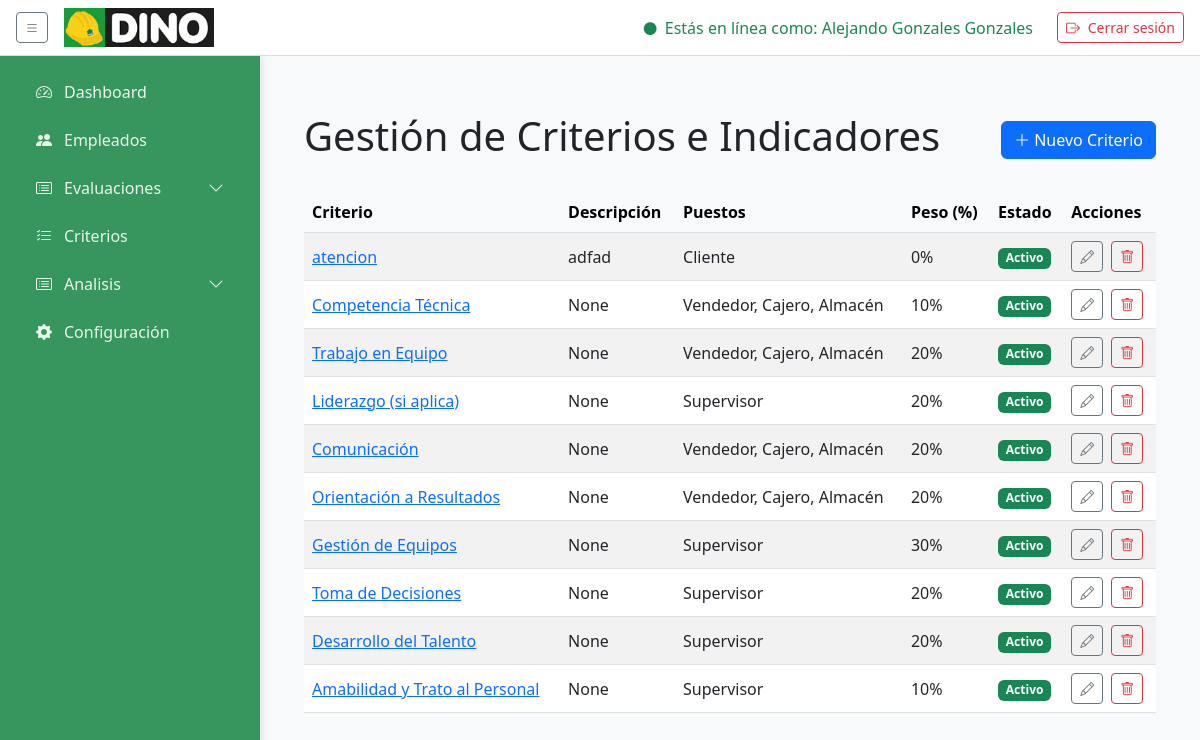
Screenshot of /criterios/ (signed in) with the database file from the repository.
### core/models.py (models this page shows, shortened)
class Usuario(AbstractUser):
    """
    Modelo personalizado para el usuario, heredando de AbstractUser.
    Este modelo ahora solo contiene los campos estándar del usuario.
    """

class Criterio(models.Model):
    nombre      = models.CharField(max_length=100, default='Sin nombre')
    descripcion = models.CharField(max_length=200, blank=True, null=True)
    puestos     = models.ManyToManyField(Puesto, related_name='criterios')
    rango_min   = models.IntegerField()
    rango_max   = models.IntegerField()
    peso        = models.PositiveIntegerField('Peso (%)', default=0,
                    help_text='Porcentaje que aporta este criterio')
    ESTADO_CHOICES = [
        ('Activo',   'Activo'),
        ('Inactivo', 'Inactivo'),
    ]
    estado      = models.CharField(max_length=10, choices=ESTADO_CHOICES,
                    default='Activo')

class Puesto(models.Model):
    nombre = models.CharField(max_length=50, unique=True)
    descripcion = models.TextField(blank=True, null=True)

### core/views.py (the view)
# urls.py: path('criterios/',                    views.lista_criterios,   name='lista_criterios'),
@login_required
def lista_criterios(request):
    criterios = Criterio.objects.all()
    return render(request, 'criterios/lista_criterios.html', {
        'criterios': criterios
    })

### templates/criterios/lista_criterios.html (shortened to what this page needs)
{% extends "base/base.html" %}
{% load static %}
{% block content %}
<!DOCTYPE html>
<html lang="es">
<head>
  <link href="https://cdn.jsdelivr.net/npm/bootstrap@5.3.0/dist/css/bootstrap.min.css" rel="stylesheet">
  <link href="https://cdn.jsdelivr.net/npm/bootstrap-icons@1.10.5/font/bootstrap-icons.css" rel="stylesheet">
</head>
<body class="bg-light">
  <div class="container py-4">
    <div class="d-flex justify-content-between align-items-center mb-4">
      <h1>Gestión de Criterios e Indicadores</h1>
      <a href="{% url 'nuevo_criterio' %}" class="btn btn-primary">
        <i class="bi bi-plus-lg"></i> Nuevo Criterio
      </a>
    </div>
    <table class="table table-striped align-middle">
      <thead class="table-light">
        <tr>
          <th>Criterio</th>
          <th>Descripción</th>
          <th>Puestos</th>
          <th>Peso (%)</th>
          <th>Estado</th>
          <th>Acciones</th>
        </tr>
      </thead>
      <tbody>
      {% for c in criterios %}
        <tr>
          <td>
            <a href="{% url 'detalle_criterio' c.pk %}">
              {{ c.nombre }}
            </a>
          </td>
          <td>{{ c.descripcion }}</td>
          <td>
            {% for p in c.puestos.all %}
              {{ p.nombre }}{% if not forloop.last %}, {% endif %}
            {% endfor %}
          </td>
          <td>{{ c.peso }}%</td>
          <td>
            {% if c.estado == 'Activo' %}
              <span class="badge bg-success">Activo</span>
            {% else %}
              <span class="badge bg-secondary">Inactivo</span>
            {% endif %}
          </td>
          <td>
            <a href="{% url 'editar_criterio' c.pk %}" class="btn btn-sm btn-outline-secondary me-1">
              <i class="bi bi-pencil"></i>
            </a>
            <a href="{% url 'eliminar_criterio' c.pk %}" class="btn btn-sm btn-outline-danger">
              <i class="bi bi-trash"></i>
            </a>
          </td>
        </tr>
      {% empty %}
        <tr>
          <td colspan="6" class="text-center text-muted">
            No hay criterios registrados.
          </td>
        </tr>
      {% endfor %}
      </tbody>
    </table>
  </div>
</body>
</html>
{% endblock %}

### templates/base/base.html (shortened to what this page needs)
{% load static %}
<!DOCTYPE html>
<html lang="es">
<head>
    <link href="https://cdn.jsdelivr.net/npm/bootstrap@5.3.0/dist/css/bootstrap.min.css" rel="stylesheet" />
    <link href="https://cdn.jsdelivr.net/npm/bootstrap-icons@1.10.5/font/bootstrap-icons.css" rel="stylesheet" />
</head>
<body>
    <nav class="navbar d-flex justify-content-between align-items-center">
        <div class="d-flex align-items-center">
            <button id="sidebarToggle" class="btn btn-outline-secondary btn-sm me-3">
                <i class="bi bi-list"></i>
            </button>
            <a class="navbar-brand">
                <img src="{% static 'img/logo_dino.png' %}" alt="Logo Dino">
            </a>
        </div>
        <div class="d-flex align-items-center">
            <span class="text-success me-4">
                <i class="bi bi-circle-fill me-1" style="font-size:.8rem;"></i> Estás en línea como:
                {{ request.user.get_full_name|default:request.user.username }}
            </span>
            <form id="logoutForm" method="post" action="{% url 'index' %}">
                <button type="submit" class="btn btn-outline-danger btn-sm">
                    <i class="bi bi-box-arrow-right me-1"></i> Cerrar sesión
                </button>
            </form>
        </div>
    </nav>
    {% with request.resolver_match.url_name as view_name %}
    <div class="d-flex main">
        <aside class="sidebar" id="sidebar">
            <ul class="nav flex-column">
                <li class="nav-item">
                    <a href="{% url 'admin_dashboard' %}"
                        class="nav-link {% if view_name == 'admin_dashboard' %}active{% endif %}">
                        <i class="bi bi-speedometer2"></i><span>Dashboard</span>
                    </a>
                </li>
                <li class="nav-item">
                    <a href="{% url 'gestion_empleados' %}"
                        class="nav-link {% if view_name == 'gestion_empleados' %}active{% endif %}">
                        <i class="bi bi-people-fill"></i><span>Empleados</span>
                    </a>
                </li>
                <li
                    class="nav-item has-submenu {% if view_name == 'lista_evaluaciones' or view_name == 'realizar_autoevaluacion' %}submenu-open{% endif %}">
                    <a href="#" class="nav-link submenu-toggle">
                        <i class="bi bi-card-list"></i><span>Evaluaciones</span>
                        <i class="bi bi-chevron-down ms-auto"></i>
                    </a>
                </li>
                <li class="nav-item">
                    <a href="{% url 'lista_criterios' %}"
                        class="nav-link {% if view_name == 'lista_criterios' %}active{% endif %}">
                        <i class="bi bi-list-check"></i><span>Criterios</span>
                    </a>
                </li>
                <li
                    class="nav-item has-submenu {% if view_name == 'lista_evaluaciones' or view_name == 'realizar_autoevaluacion' %}submenu-open{% endif %}">
                    <a href="#" class="nav-link submenu-toggle">
                        <i class="bi bi-card-list"></i><span>Analisis</span>
                        <i class="bi bi-chevron-down ms-auto"></i>
                    </a>
                </li>
                <li class="nav-item">
                    <a href="{% url 'admin_dashboard' %}"
                        class="nav-link {% if view_name == 'configuracion' %}active{% endif %}">
                        <i class="bi bi-gear-fill"></i><span>Configuración</span>
                    </a>
                </li>
            </ul>
        </aside>
        <main class="content">
            {% block content %}{% endblock %}
        </main>
    </div>
    {% endwith %}
</body>
</html>

### templates/base/base.html (style rules this page uses)
:root { --sidebar-width: 260px; --sidebar-collapsed: 80px; --primary: #36965e; --bg: #f9f9f9; --tre: #17973C; --secundary: #000000; --shadow: rgba(0, 0, 0, 0.1); }
html, body { margin: 0; padding: 0; height: 100%; background: var(--bg); font-family: 'Lato', sans-serif; }
.d-flex.main { height: calc(100vh - 56px); }
aside.sidebar { position: fixed; top: 56px; left: 0; bottom: 0; width: var(--sidebar-width); background: black; color: #fff; padding: 1rem; box-shadow: 2px 0 8px var(--shadow); transition: width .3s; z-index: 1050; }
aside.sidebar .nav-link { color: rgba(255, 255, 255, 0.9); margin-bottom: .5rem; border-radius: 6px; display: flex; align-items: center; gap: .5rem; white-space: nowrap; overflow: hidden; }
aside.sidebar .nav-link i { min-width: 24px; text-align: center; }
aside.sidebar .nav-link span { transition: opacity .3s; }
main.content { margin-top: 56px; margin-left: var(--sidebar-width); padding: 2rem; transition: margin-left .3s; position: relative; overflow: auto; }
nav.navbar { background: #fff; border-bottom: 1px solid #ddd; height: 56px; z-index: 1100; padding: 0 1rem; position: fixed; top: 0; left: 0; right: 0; }
nav.navbar .navbar-brand { flex: none; display: flex; align-items: center; }
nav.navbar .navbar-brand img { width: 150px; height: auto; flex-shrink: 0; }
aside.sidebar { width: var(--sidebar-width); background: var(--primary); color: #fff; display: flex; flex-direction: column; padding: 1rem; box-shadow: 2px 0 8px var(--shadow); transition: width .3s; }
main.content { flex: 1; overflow: auto; padding: 2rem; }
.has-submenu { position: relative; }

### rows the page displays
Usuario: user.get_full_name "Alejando Gonzales Gonzales"
Criterio: nombre "atencion", descripcion "adfad", peso "0", estado "Activo"
Puesto: nombre "Cliente"
Criterio: nombre "Competencia Técnica", descripcion "None", peso "10", estado "Activo"
Puesto: nombre "Vendedor"
Puesto: nombre "Cajero"
Puesto: nombre "Almacén"
Criterio: nombre "Trabajo en Equipo", descripcion "None", peso "20", estado "Activo"
Criterio: nombre "Liderazgo (si aplica)", descripcion "None", peso "20", estado "Activo"
Puesto: nombre "Supervisor"
Criterio: nombre "Comunicación", descripcion "None", peso "20", estado "Activo"
Criterio: nombre "Orientación a Resultados", descripcion "None", peso "20", estado "Activo"
Criterio: nombre "Gestión de Equipos", descripcion "None", peso "30", estado "Activo"
Criterio: nombre "Toma de Decisiones", descripcion "None", peso "20", estado "Activo"
Criterio: nombre "Desarrollo del Talento", descripcion "None", peso "20", estado "Activo"
Criterio: nombre "Amabilidad y Trato al Personal", descripcion "None", peso "10", estado "Activo"
